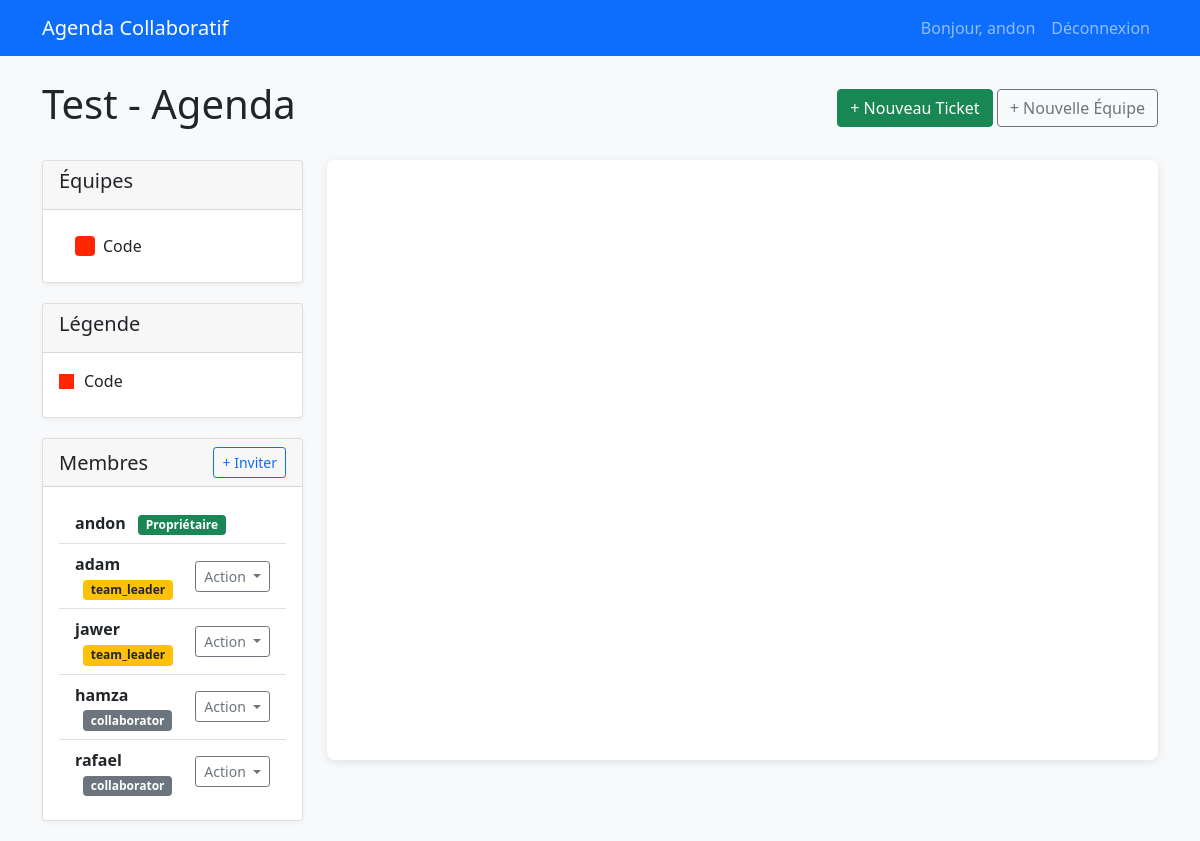
The app's page /agenda/1 (signed in) with its own data.
### models.py (models this page shows, shortened)
class User(UserMixin, db.Model):
    id = db.Column(db.Integer, primary_key=True)
    username = db.Column(db.String(80), unique=True, nullable=False)
    email = db.Column(db.String(120), unique=True, nullable=False)
    password_hash = db.Column(db.String(200), nullable=False)
    created_at = db.Column(db.DateTime, default=datetime.utcnow)
    agenda_ownerships = db.relationship('Agenda', backref='owner', lazy=True)
    team_memberships = db.relationship('TeamMember', backref='user', lazy=True)

class Agenda(db.Model):
    id = db.Column(db.Integer, primary_key=True)
    name = db.Column(db.String(100), nullable=False)
    description = db.Column(db.Text)
    created_at = db.Column(db.DateTime, default=datetime.utcnow)
    owner_id = db.Column(db.Integer, db.ForeignKey('user.id'), nullable=False)
    teams = db.relationship('Team', backref='agenda', lazy=True, cascade='all, delete-orphan')
    tickets = db.relationship('Ticket', backref='agenda', lazy=True, cascade='all, delete-orphan')

class Team(db.Model):
    id = db.Column(db.Integer, primary_key=True)
    name = db.Column(db.String(100), nullable=False)
    color = db.Column(db.String(7), default='#3498db')  # Stocke la couleur hexadécimale
    agenda_id = db.Column(db.Integer, db.ForeignKey('agenda.id'), nullable=False)
    members = db.relationship('TeamMember', backref='team', lazy=True, cascade='all, delete-orphan')
    tickets = db.relationship('Ticket', backref='team', lazy=True)

class AgendaMember(db.Model):
    id = db.Column(db.Integer, primary_key=True)
    user_id = db.Column(db.Integer, db.ForeignKey('user.id'), nullable=False)
    agenda_id = db.Column(db.Integer, db.ForeignKey('agenda.id'), nullable=False)
    role = db.Column(db.String(20), nullable=False, default='collaborator')
    team_id = db.Column(db.Integer, db.ForeignKey('team.id'))
    invited_by = db.Column(db.Integer, db.ForeignKey('user.id'))
    joined_at = db.Column(db.DateTime, default=datetime.utcnow)
    __table_args__ = (db.UniqueConstraint('user_id', 'agenda_id', name='unique_agenda_membership'),)
    user = db.relationship('User', foreign_keys=[user_id])
    inviter = db.relationship('User', foreign_keys=[invited_by])
    agenda = db.relationship('Agenda')
    team = db.relationship('Team')

### app.py (the view, shortened to what this page needs)
@app.route('/agenda/<int:agenda_id>')
@login_required
def agenda_view(agenda_id):
    print(f"=== DEBUG: Accès à l'agenda {agenda_id} ===")
    agenda = Agenda.query.get_or_404(agenda_id)
    agenda_members = AgendaMember.query.filter_by(agenda_id=agenda_id).all()
    teams = Team.query.filter_by(agenda_id=agenda_id).all()
    tickets = Ticket.query.filter_by(agenda_id=agenda_id).all()
    formatted_tickets = []
    for ticket in tickets:
        formatted_tickets.append({
            'id': ticket.id,
            'title': ticket.title,
            'start': ticket.start_time.isoformat(),
            'end': ticket.end_time.isoformat(),
            'color': ticket.color or '#2ecc71',
            'team': ticket.team.name if ticket.team else 'Sans équipe',
            'team_id': ticket.team_id
        })
    return render_template('agenda.html',
                         agenda=agenda,
                         teams=teams,
                         tickets=json.dumps(formatted_tickets),
                         agenda_members=agenda_members,
                         current_user_role=get_user_role(current_user.id, agenda_id))

### app.py (called while the page is built)
@login_manager.user_loader
def load_user(user_id):
    return User.query.get(int(user_id))

def get_user_role(user_id, agenda_id):
    if user_id == Agenda.query.get(agenda_id).owner_id:
        return 'owner'
    member = AgendaMember.query.filter_by(
        user_id=user_id,
        agenda_id=agenda_id
    ).first()
    return member.role if member else None

### templates/agenda.html (shortened to what this page needs)
{% extends "base.html" %}
{% block content %}
<div class="d-flex justify-content-between align-items-center mb-4">
    <h1>{{ agenda.name }} - Agenda</h1>
    <div>
        {% if current_user_role in ['owner', 'admin', 'team_leader'] %}
        <button class="btn btn-success" data-bs-toggle="modal" data-bs-target="#createTicketModal">
            + Nouveau Ticket
        </button>
        {% endif %}
        {% if current_user_role in ['owner', 'admin'] %}
        <button class="btn btn-outline-secondary" data-bs-toggle="modal" data-bs-target="#createTeamModal">
            + Nouvelle Équipe
        </button>
        {% endif %}
    </div>
</div>
<div class="row">
    <div class="col-md-3">
        <div class="card">
            <div class="card-header">
                <h5>Équipes</h5>
            </div>
            <div class="card-body">
                <ul class="list-group list-group-flush">
                    {% for team in teams %}
                    <li class="list-group-item d-flex align-items-center">
                        <span class="badge me-2" style="background-color: {{ team.color }}; width: 20px; height: 20px; display: inline-block;"></span>
                        {{ team.name }}
                    </li>
                    {% else %}
                    <li class="list-group-item text-muted">Aucune équipe créée</li>
                    {% endfor %}
                </ul>
            </div>
        </div>
        <div class="card mt-3">
            <div class="card-header">
                <h5>Légende</h5>
            </div>
            <div class="card-body">
                {% for team in teams %}
                <div class="d-flex align-items-center mb-2">
                    <div style="width: 15px; height: 15px; background-color: {{ team.color }}; margin-right: 10px;"></div>
                    <span>{{ team.name }}</span>
                </div>
                {% else %}
                <p class="text-muted mb-0">Aucune équipe</p>
                {% endfor %}
            </div>
        </div>
        <div class="card mt-3">
            <div class="card-header d-flex justify-content-between align-items-center">
                <h5 class="mb-0">Membres</h5>
                {% if agenda.owner_id == current_user.id %}
                <button class="btn btn-sm btn-outline-primary" data-bs-toggle="modal" data-bs-target="#inviteMemberModal">
                    + Inviter
                </button>
                {% endif %}
            </div>
            <div class="card-body">
                <ul class="list-group list-group-flush">
                    <li class="list-group-item">
                        <div class="d-flex justify-content-between align-items-center">
                            <div>
                                <strong>{{ agenda.owner.username }}</strong>
                                <span class="badge bg-success ms-2">Propriétaire</span>
                            </div>
                        </div>
                    </li>
                    {% for member in agenda_members %}
                    <li class="list-group-item">
                        <div class="d-flex justify-content-between align-items-center">
                            <div>
                                <strong>{{ member.user.username }}</strong>
                                <span class="badge
                                    {% if member.role == 'admin' %}bg-primary
                                    {% elif member.role == 'team_leader' %}bg-warning text-dark
                                    {% else %}bg-secondary{% endif %} ms-2">
                                    {{ member.role }}
                                </span>
                            </div>
                            {% if agenda.owner_id == current_user.id %}
                            <div class="btn-group">
                                <button class="btn btn-sm btn-outline-secondary dropdown-toggle"
                                        type="button" data-bs-toggle="dropdown">
                                    Action
                                </button>
                            </div>
                            {% endif %}
                        </div>
                    </li>
                    {% endfor %}
                </ul>
            </div>
        </div>
    </div>
    <div class="col-md-9">
        <div id="calendar" style="height: 600px;"></div>
    </div>
</div>
{% endblock %}

### templates/base.html (shortened to what this page needs)
<!DOCTYPE html>
<html lang="fr">
<head>
    <link href="https://cdn.jsdelivr.net/npm/bootstrap@5.1.3/dist/css/bootstrap.min.css" rel="stylesheet">
    <link rel="stylesheet" href="{{ url_for('static', filename='css/style.css') }}">
</head>
<body>
    <nav class="navbar navbar-expand-lg navbar-dark bg-primary">
        <div class="container">
            <a class="navbar-brand" href="{{ url_for('dashboard') }}">Agenda Collaboratif</a>
            {% if current_user.is_authenticated %}
            <div class="navbar-nav ms-auto">
                <span class="nav-item nav-link">Bonjour, {{ current_user.username }}</span>
                <a class="nav-item nav-link" href="{{ url_for('auth.logout') }}">Déconnexion</a>
            </div>
            {% endif %}
        </div>
    </nav>
    <div class="container mt-4">
        {% block content %}{% endblock %}
    </div>
</body>
</html>

### static/css/style.css (style rules this page uses)
body { background-color: #f8f9fa; }
#calendar { background-color: white; padding: 20px; border-radius: 8px; box-shadow: 0 2px 10px rgba(0,0,0,0.1); }
.card { box-shadow: 0 2px 5px rgba(0,0,0,0.05); margin-bottom: 20px; }

### records on screen
User: username "andon", owner.username "andon"
Agenda: name "Test"
Team: name "Code"
AgendaMember: user.username "adam", role "team_leader"
AgendaMember: user.username "jawer", role "team_leader"
AgendaMember: user.username "hamza", role "collaborator"
AgendaMember: user.username "rafael", role "collaborator"
